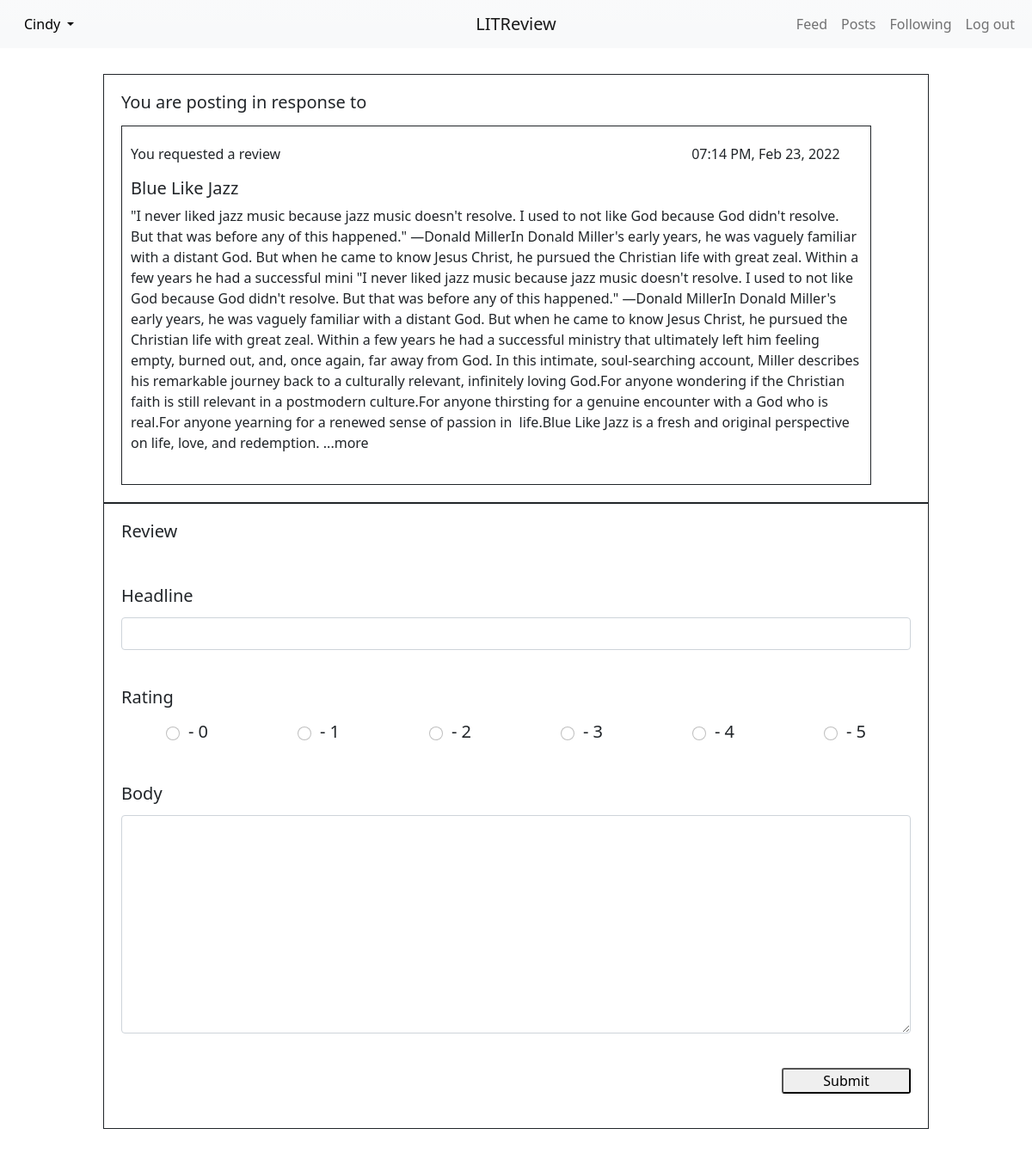
The app's page /review/create/2 (signed in), older data.
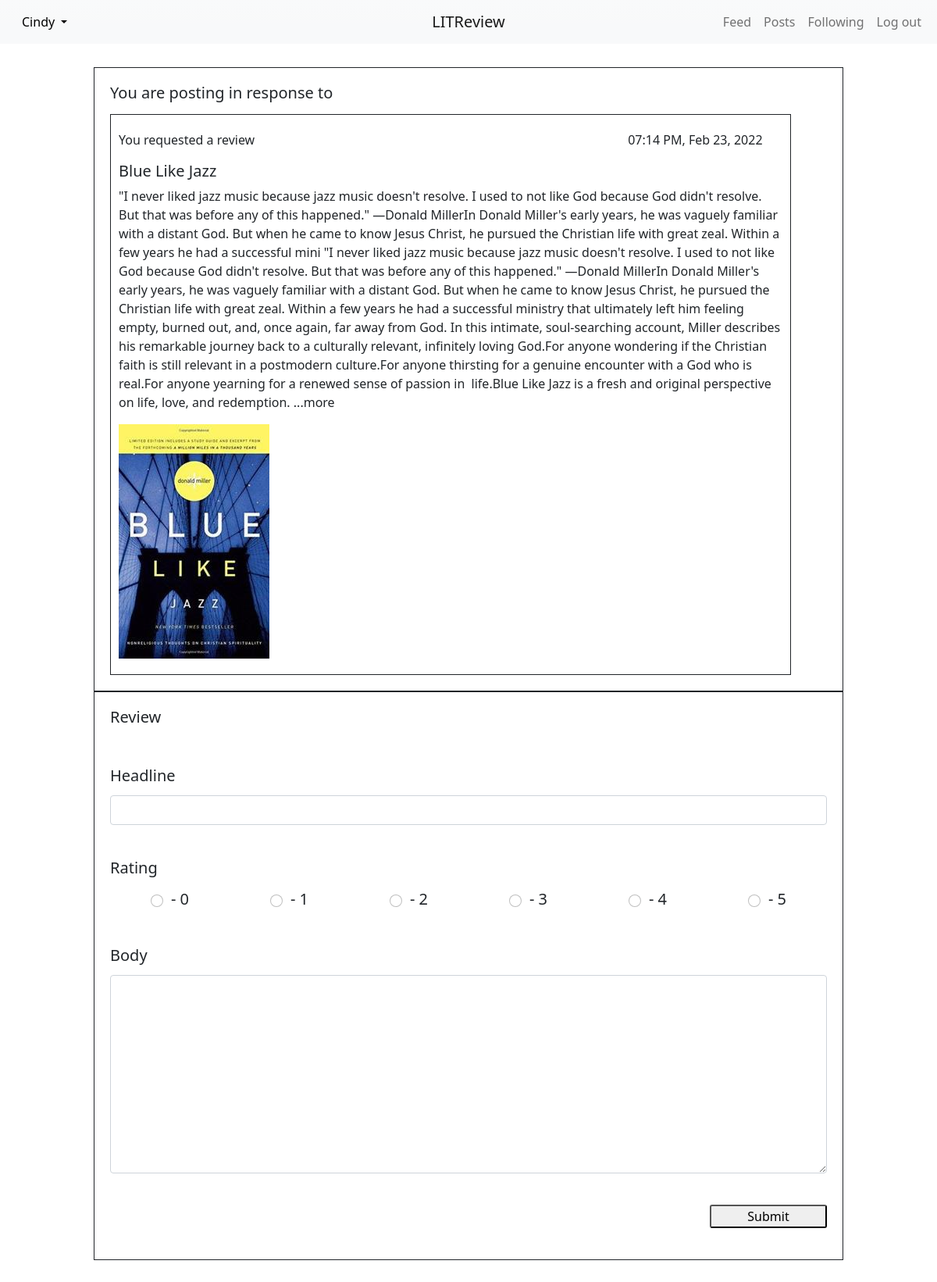
The same page, newer data.
### main/models.py (models this page shows, shortened)
class Ticket(models.Model):
    IMAGE_SIZE = (300, 300)     # max image size
    title = models.CharField(max_length=128)
    description = models.TextField(max_length=2048, blank=True)
    user = models.ForeignKey(
        to=settings.AUTH_USER_MODEL, on_delete=models.CASCADE)
    image = models.ImageField(null=True, blank=True)
    time_created = models.DateTimeField(auto_now_add=True)

### register/models.py (models this page shows)
class User(AbstractUser):
    profile_picture = models.ImageField()
    follows = models.ManyToManyField(
        'self',
        through='UserFollows',
        symmetrical=False,
    )
    def __str__(self):
        return self.username

### main/views.py (the view, shortened to what this page needs)
# urls.py: path("review/create/<int:ticket_id>", views.create_review,
@login_required
def create_review(request, ticket_id):
    form = forms.ReviewForm()
    ticket = get_object_or_404(models.Ticket, id=ticket_id)
    context = {
        'form': form,
        'post': ticket,
    }
    return render(request, 'main/create_review.html', context)

### main/forms.py
class ReviewForm(forms.ModelForm):
    CHOICES = [('0', '- 0'), ('1', '- 1'), ('2', '- 2'),
               ('3', '- 3'), ('4', '- 4'), ('5', '- 5')]
    rating = forms.ChoiceField(choices=CHOICES, widget=forms.RadioSelect)
    class Meta:
        model = models.Review
        fields = ['headline', 'rating', 'body']

### main/templatetags/main_extras.py (called while the page is built)
@register.filter
def model_type(value):
    return type(value).__name__

@register.simple_tag(takes_context=True)
def display_poster(context, user):
    if context['user'] == user:
        return 'You'
    return user.username

@register.filter
def get_posted_at_display(post_time):
    timedelta = timezone.now() - post_time
    minutes = round(int(timedelta.total_seconds()) / 60)
    hours = round(minutes / 60)
    if minutes <= 60:
        return f'{minutes} minutes ago.'
    elif hours <= 24:
        return f'{hours} hours ago'
    return post_time.strftime('%I:%M %p, %b %d, %Y')

### main/templates/main/create_review.html (shortened to what this page needs)
{% extends 'main/base.html' %}
{% load crispy_forms_tags %}
{% block content %}
<div class="ticket-with-review-content">
  <form method="post" class="form-group">
    <div class="form-section">
      <h5>You are posting in response to</h5>
      {% include "main/partials/ticket_snippet.html" %}
    </div>
    <div class="form-section">
      <h5>Review</h5>
      {{ form|crispy }}
      <div class="review-with-ticket-button-area">
        <button type="submit">Submit</button>
      </div>
    </div>
  </form>
</div>
{% endblock content %}

### main/templates/main/partials/ticket_snippet.html (shortened to what this page needs)
{% load main_extras %}
<div class="ticket-view">
{% if post|model_type == 'Ticket' %}
  <div class="ticket-head">
    <p>{% display_poster post.user %} requested a review</p>
    <p>{{ post.time_created|get_posted_at_display }}</p>
  </div>
  <h5>{{ post.title }}</h5>
  <div class="description">
    {% if post.description %}
    <p>{{ post.description }}</p>
    {% endif %}
  </div>
  {% if post.image %}
    <div class="ticket-image">
      <img src="{{ post.image.url }}" alt="">
    </div>
  {% endif %}
{% endif %}
</div>

Row changes from the older to the newer data that the page shows:
changed Ticket "Blue Like Jazz": image: picture added
